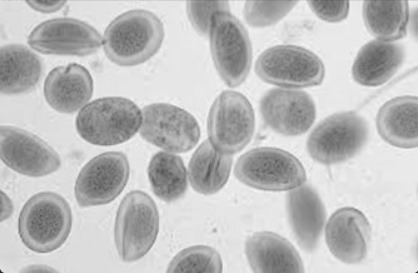
#> input picture Nomor3.jpg, 418 x 273 px, found by its file name
$ python 13_suplemen9_erosi.py
#> lines starting #> are read from the running program, lines starting #| are printed output that depends on the picture; after the words box and inside, x2 and y2 are one past the last pixel; in counts of white or black regions, pixels touching at a corner belong together
import cv2
import numpy as np
from matplotlib import pyplot as plt

imggambar = cv2.imread("./Nomor3.jpg", 0)
#> imggambar: shape (273, 418); min 36, max 247, mean 190.1
kernel = np.ones((5, 5), np.uint8)
kernel2 = np.ones((1, 1), np.uint8)


imgCanny = cv2.Canny(imggambar, 10, 150)
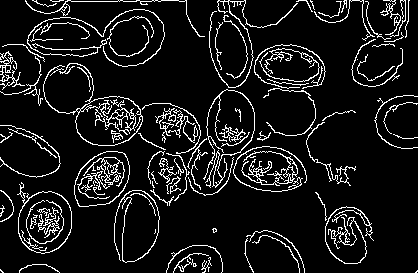
#> imgCanny: shape (273, 418); 9.6% white in thin lines or dots
imgdilation5 = cv2.dilate(imgCanny, kernel, iterations=1)
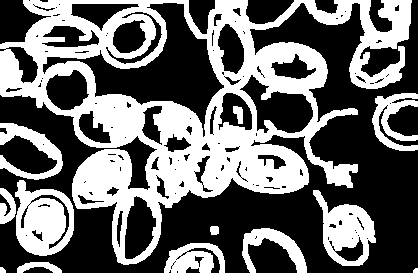
#> imgdilation5: shape (273, 418); 41.9% white; 13 white regions, largest, box (x1, y1, x2, y2) and area: (0, 0, 412, 265) 36479, (15, 180, 74, 256) 3016, (313, 190, 376, 266) 2368
imgErode = cv2.erode(imgdilation5, kernel2, iterations=1)

tampil_hor = np.concatenate((imgCanny, imgErode), axis=1)
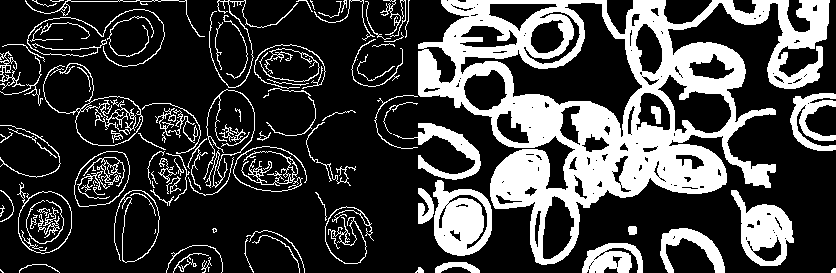
#> tampil_hor: shape (273, 836); 25.8% white; 101 white regions (9 under 20 px), largest, box (x1, y1, x2, y2) and area: (418, 0, 830, 265) 36479, (433, 180, 492, 256) 3016, (731, 190, 794, 266) 2368
cv2.imshow('hasil akhir', tampil_hor)

# cv2.imshow("erosion Image",imgErode)
cv2.waitKey(0)
cv2.destroyAllWindows

$ run again, with Nomor1.jpg copied over Nomor3.jpg
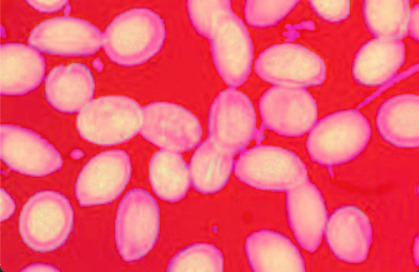
#> input picture Nomor1.jpg, 419 x 272 px, found by its file name
#> `imgCanny = cv2.Canny(imggambar, 10, 150)`:
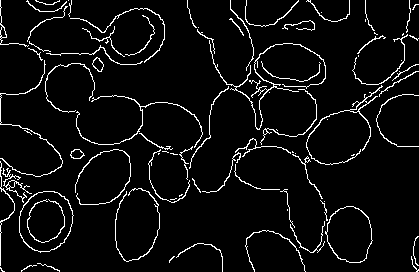
#> imgCanny: shape (272, 419); 5.6% white in thin lines or dots
#> imgdilation5: shape (272, 419); 27.8% white; 7 white regions, largest, box (x1, y1, x2, y2) and area: (0, 0, 419, 272) 29115, (374, 92, 419, 149) 679, (167, 241, 225, 272) 514
#> `tampil_hor = np.concatenate((imgCanny, imgErode), axis=1)`:
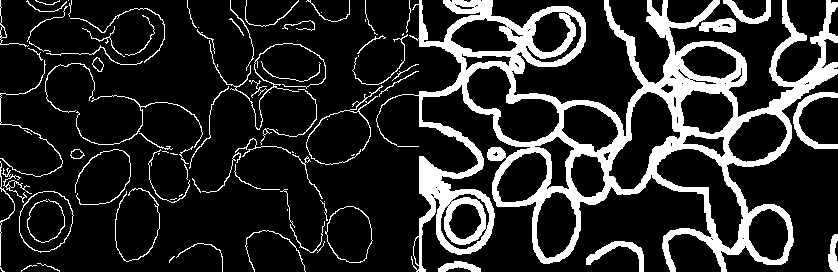
#> tampil_hor: shape (272, 838); 16.7% white; 87 white regions (24 under 20 px), largest, box (x1, y1, x2, y2) and area: (376, 0, 838, 272) 29330, (793, 92, 838, 149) 679, (209, 40, 326, 130) 545
